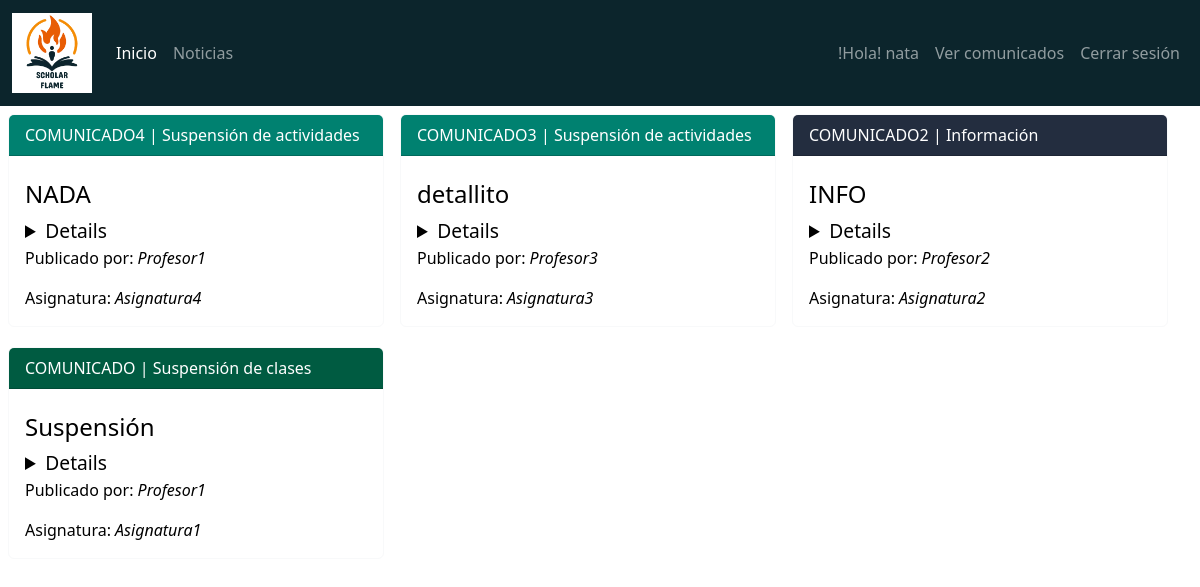
The page /comunicados/ (signed in) on the database its author committed.
### core/models.py (models this page shows, shortened)
class Comunicado(models.Model):
    titulo = models.CharField(max_length=55)
    detalle = models.TextField()
    detalle_corto = models.CharField(max_length=100)
    tipo = models.CharField(max_length=1, choices=TIPO_CHOICES)
    asignatura = models.ForeignKey(Asignatura, on_delete=models.CASCADE)
    fecha_publicacion = models.DateTimeField(auto_now_add=True)
    publicado_por = models.ForeignKey(User, on_delete=models.CASCADE, editable=False, null=True, related_name='comunicados_publicados')

class Asignatura(models.Model):
    nombre = models.CharField(max_length=100)
    profesor = models.ForeignKey(Profesor, on_delete=models.CASCADE)
    estudiantes = models.ManyToManyField(Estudiante)
    def __str__(self):
        return self.nombre

### core/views.py (the view)
# urls.py: path('comunicados/', views.comunicados,name='comunicados'),
def comunicados(request):
    user = request.user
    estudiante = Estudiante.objects.filter(user=user).first()
    comunicados = Comunicado.objects.all()
    if estudiante:
        asignaturas_inscritas = estudiante.asignatura_set.all()
        comunicados = comunicados.filter(asignatura__in=asignaturas_inscritas)
    comunicados = comunicados.order_by('-fecha_publicacion')
    data = {
        "comunicados": comunicados,
    }
    return render(request, 'core/comunicadosAlumnos.html', data)

### core/templates/core/comunicadosAlumnos.html (shortened to what this page needs)
{% extends 'core/home.html' %}
{% load static %}
{% block content %}
<nav class="navbar navbar-expand-lg custom-navbar navbar-dark">
    <div class="container-fluid">
        <a class="navbar-brand" href="#">
            <img src="{% static 'core/img/logo_SCHOLAR_FLAME.jpg' %}" id="Logo" alt="Logo" class="logo">
        </a>
        <div class="collapse navbar-collapse" id="navbarSupportedContent">
            <ul class="navbar-nav me-auto mb-2 mb-lg-0">
                <li class="nav-item">
                    <a class="nav-link active" aria-current="page" href="/">Inicio</a>
                </li>
                <li class="nav-item">
                    <a class="nav-link" href="#">Noticias</a>
                </li>
            </ul>
            <ul class="navbar-nav">
                {% if user.is_authenticated %}
                <li class="nav-item">
                    <a class="nav-link" href="#"> !Hola!  {{ user.username }} </a>
                </li>
                {% if user.is_staff %}
                <li>
                    <a class="nav-link" href="/admin/">Crear comunicados</a>
                </li>
                {% else %}
                <li>
                    <a class="nav-link" href="/comunicados/">Ver comunicados</a>
                </li>
                {% endif %}
                <li class="nav-item">
                    <form method="POST" action="{% url 'logout' %}">
                        <button type="submit" class="nav-link btn btn-link">Cerrar sesión</button>
                    </form>
                </li>
                {% endif %}
            </ul>
        </div>
    </div>
</nav>
<div class="row d-xxl-none">
        {% for comunicado in comunicados %}
        <div class="col-lg-4 col-xs-12 p-2" style="align-items: center;">
            <div class="card h-200 border-light mb-1" style="max-width: 25rem;  background-color: transparent;">
                {% if comunicado.tipo == "S" %}
                    <div class="card-header" style="color: white; background-color: #008170;">{{ comunicado.titulo }} | Suspensión de actividades</div>
                {% elif comunicado.tipo == "C" %}
                    <div class="card-header" style="color: white; background-color: #005B41;">{{ comunicado.titulo }} | Suspensión de clases</div>
                {% else %}
                    <div class="card-header" style="color: white; background-color: #232D3F;">{{ comunicado.titulo }} | Información</div>
                {% endif %}
                <div class="card-body">
                    <h4 class="card-text" style="color: rgb(0, 0, 0);">{{ comunicado.detalle_corto }}</h4>
                    <details style="color: rgb(0, 0, 0); font-size:larger;">
                    </details>
                    <p class="card-text" style="color: rgb(0, 0, 0);">Publicado por: <cite title="Source Title">{{ comunicado.publicado_por }}</cite></p>
                    <p class="card-text" style="color: rgb(0, 0, 0);">Asignatura: <cite title="Source Title">{{ comunicado.asignatura }}</cite></p>
                </div>
            </div>
        </div>
        {% endfor %}
</div>
{% endblock %}

### core/static/core/css/styles.css (style rules this page uses)
* { margin:0; padding:0; }
.logo { max-width: 10vh; height: auto; }
.custom-navbar { background-color: #0C252C; }
html, body { height: 100%; }

### rows shown on the page
Comunicado: titulo "COMUNICADO4", detalle_corto "NADA", publicado_por "Profesor1", asignatura "Asignatura4"
Comunicado: titulo "COMUNICADO3", detalle_corto "detallito", publicado_por "Profesor3", asignatura "Asignatura3"
Comunicado: titulo "COMUNICADO2", detalle_corto "INFO", publicado_por "Profesor2", asignatura "Asignatura2"
Comunicado: titulo "COMUNICADO", detalle_corto "Suspensión", publicado_por "Profesor1", asignatura "Asignatura1"

### other values the page prints
{{ user.username }} "nata"
